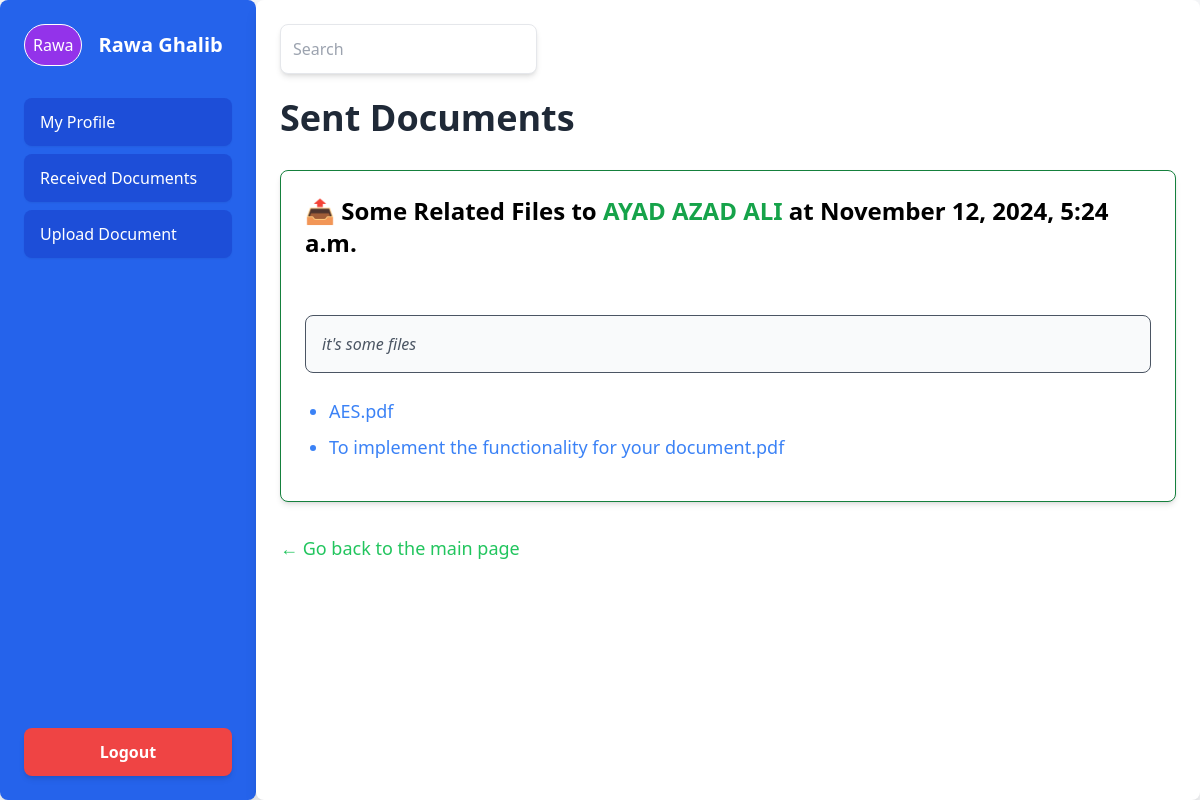
The app's page /accounts/sent-documents/ (signed in), older data.
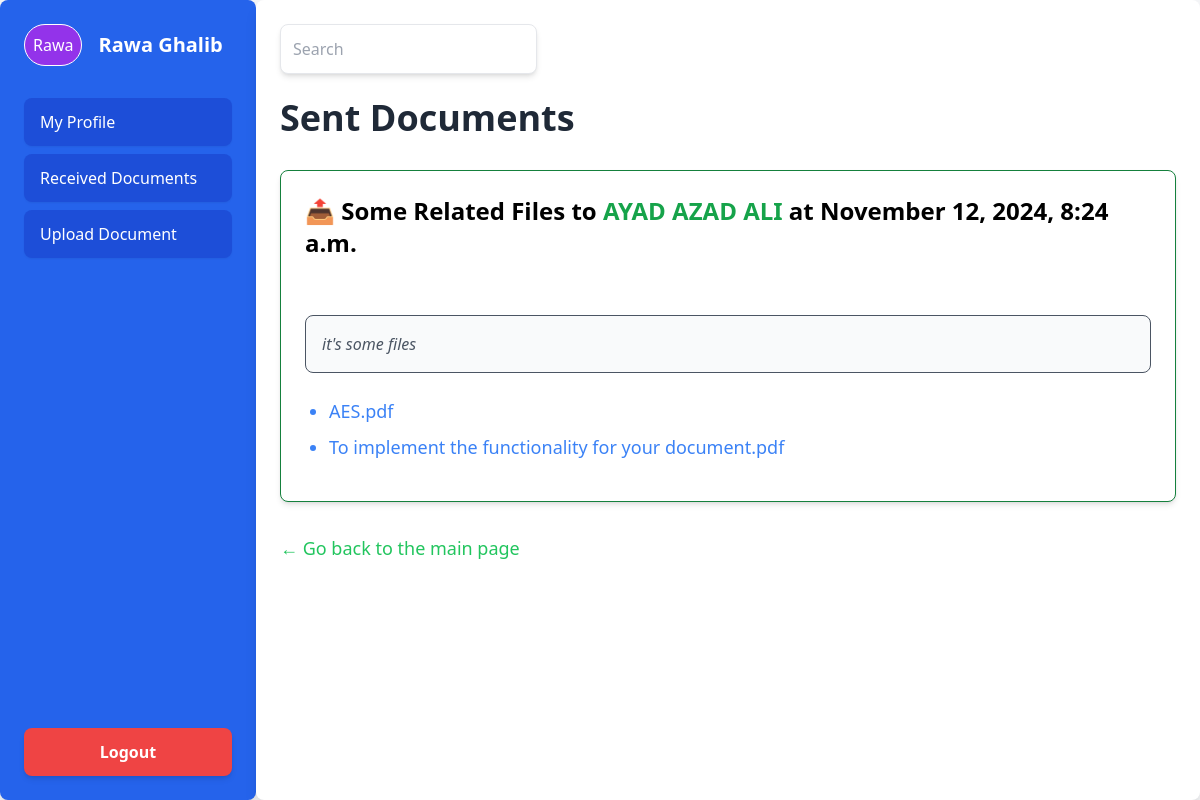
The same page, newer data.
### accounts/models.py (models this page shows, shortened)
class CustomUser(AbstractBaseUser):
    ROLE_CHOICES = [
        ('faculty', 'Faculty'),
        ('chairperson', 'Chairperson'),
        ('exam_committee', 'Exam Committee'),
        ('quality_assurance', 'Quality Assurance'),
    ]
    email = models.EmailField(unique=True)
    first_name = models.CharField(max_length=50)
    last_name = models.CharField(max_length=50)
    role = models.CharField(max_length=20, choices=ROLE_CHOICES)
    is_active = models.BooleanField(default=True)
    is_admin = models.BooleanField(default=False)
    public_key = models.BinaryField(default=None, null=False)
    objects = CustomUserManager()
    USERNAME_FIELD = 'email'
    REQUIRED_FIELDS = ['username', 'first_name', 'last_name', 'role']

class FileTransfer(models.Model):
    sender = models.ForeignKey(CustomUser, related_name='sent_transfers', on_delete=models.CASCADE)
    recipient = models.ForeignKey(CustomUser, related_name='received_transfers', on_delete=models.CASCADE)
    documents = models.ManyToManyField(Documents, related_name='transfers', blank=False)
    title = models.CharField(max_length=100, blank=False, null=False)
    transferred_at = models.DateTimeField(auto_now_add=True)

class Documents(models.Model):
    uploader = models.ForeignKey(CustomUser, related_name='uploaded_document', on_delete=models.CASCADE)
    file = models.FileField(null=False, blank=False, upload_to='documents/')
    aes_key = models.BinaryField(default=None, null=False)
    note = models.TextField(blank=True)
    timestamp = models.DateTimeField(auto_now_add=True)
    name = models.CharField(max_length=100)

### accounts/views.py (the view)
# urls.py: path('sent-documents/', views.sent_documents, name='sent_documents'),
@login_required
def sent_documents(request):
    transfers = FileTransfer.objects.filter(sender=request.user).select_related('recipient').prefetch_related(
        'documents')
    sent_files_by_transfer = {}
    for transfer in transfers:
        sent_files = []  # List to hold the sent files for the current transfer
        if transfer.documents.exists():
            for document in transfer.documents.all():
                cleaned_file_name = document.name.lstrip("encrypted_").lstrip("decrypted_")
                sent_files.append(
                    {'name': cleaned_file_name, 'recipient': transfer.recipient.email, 'title': transfer.title})
        sent_files_by_transfer[transfer] = sent_files
    return render(request, 'sent_documents.html', {'sent_files_by_transfer': sent_files_by_transfer})

### accounts/templates/sent_documents.html
{% extends "_base.html" %}
{% block content %}
<div class="flex flex-col md:flex-row bg-gray-100">
    {% include 'sidebar.html' %}
    <main class="flex-1 p-6 bg-white shadow-lg rounded-lg">
        {% include 'searchbar.html' %}
        <h1 class="text-4xl font-extrabold text-gray-800 mt-6 mb-8">Sent Documents</h1>
        <div class="space-y-6">
            {% for transfer, files in sent_files_by_transfer.items %}
                <div class="bg-white shadow-md rounded-lg p-6 border border-green-700 hover:border-green-700 transition-all duration-300">
                    <h2 class="text-2xl font-semibold mb-4">📤 {{ transfer.title }} to
                        <span class="text-green-600">{{ transfer.recipient.first_name }} {{ transfer.recipient.last_name }}</span> at {{ transfer.transferred_at|date:"F j, Y, g:i a" }}</h2>
                    <br>
                    <div class="bg-gray-50 p-4 rounded-lg mt-4 border border-gray-600">
                        <p class="italic text-gray-600">{{ transfer.documents.first.note }}</p>
                    </div>
                    <br>
                    <ul class="list-disc pl-6 mb-4 space-y-2">
                        {% for file in files %}
                            <li class="text-lg text-blue-500">{{ file.name }}</li>
                        {% endfor %}
                    </ul>
                </div>
            {% endfor %}
        </div>
        <a href="/" class="mt-8 inline-block text-green-500 hover:underline text-lg">&larr; Go back to the main page</a>
    </main>
</div>
{% endblock content %}

### accounts/templates/_base.html (shortened to what this page needs)
{% load compress %}
{% load static %}
<!DOCTYPE html>
<html lang="en">
<head>
	{% compress css %}
	<link rel="stylesheet"
		href="{% static 'src/output.css' %}">
	{% endcompress %}
</head>
<body class="bg-green-50 w-full">
	<div class="">
		{% block content %}
		{% endblock content %}
	</div>
</body>
</html>

### accounts/templates/sidebar.html (shortened to what this page needs)
{% extends '_base.html' %}
{% block content %}
{% if user.is_authenticated %}
    <aside class="w-64 bg-blue-600 text-white p-6 shadow-lg rounded-lg min-h-screen flex flex-col justify-between">
        <div>
            <div class="flex items-center mb-8">
                <div class="border border-white rounded-full p-2 bg-purple-600">
                <h1>{{ user.first_name }}</h1>
                </div>
                <h2 class="ml-4 text-xl font-semibold">{{ user.first_name.capitalize }} {{ user.last_name.capitalize }}</h2>
            </div>
            <nav class="flex flex-col space-y-2">
                <a href="{% url 'user_profile' %}" class="py-3 px-4 text-white bg-blue-700 rounded-lg hover:bg-blue-800 shadow-sm transition duration-300">
                    My Profile
                </a>
                <a href="{% url 'received_documents' %}" class="py-3 px-4 text-white bg-blue-700 rounded-lg hover:bg-blue-800 shadow-sm transition duration-300">
                    Received Documents
                </a>
                <a href="{% url 'send_document' %}" class="py-3 px-4 text-white bg-blue-700 rounded-lg hover:bg-blue-800 shadow-sm transition duration-300">
                    Upload Document
                </a>
            </nav>
        </div>
        <form method="post" action="{% url 'logout' %}" class="mt-6">
            <button type="submit"
                    class="w-full py-3 px-4 text-white bg-red-500 rounded-lg font-semibold hover:bg-red-600 shadow-md transition duration-300">
                Logout
            </button>
        </form>
    </aside>
{% endif %}
{% endblock %}

### accounts/templates/searchbar.html
{% extends '_base.html' %}
{% block content %}
    <div class="mb-4">
      <input type="text" placeholder="Search" class="p-3 border border-border rounded-lg shadow-md focus:outline-none focus:ring-2 focus:ring-primary" />
    </div>
{% endblock %}

Row changes from the older to the newer data that the page shows:
changed FileTransfer "Some Related Files": transferred_at "November 12, 2024, 5:24 a.m." → "November 12, 2024, 8:24 a.m."
